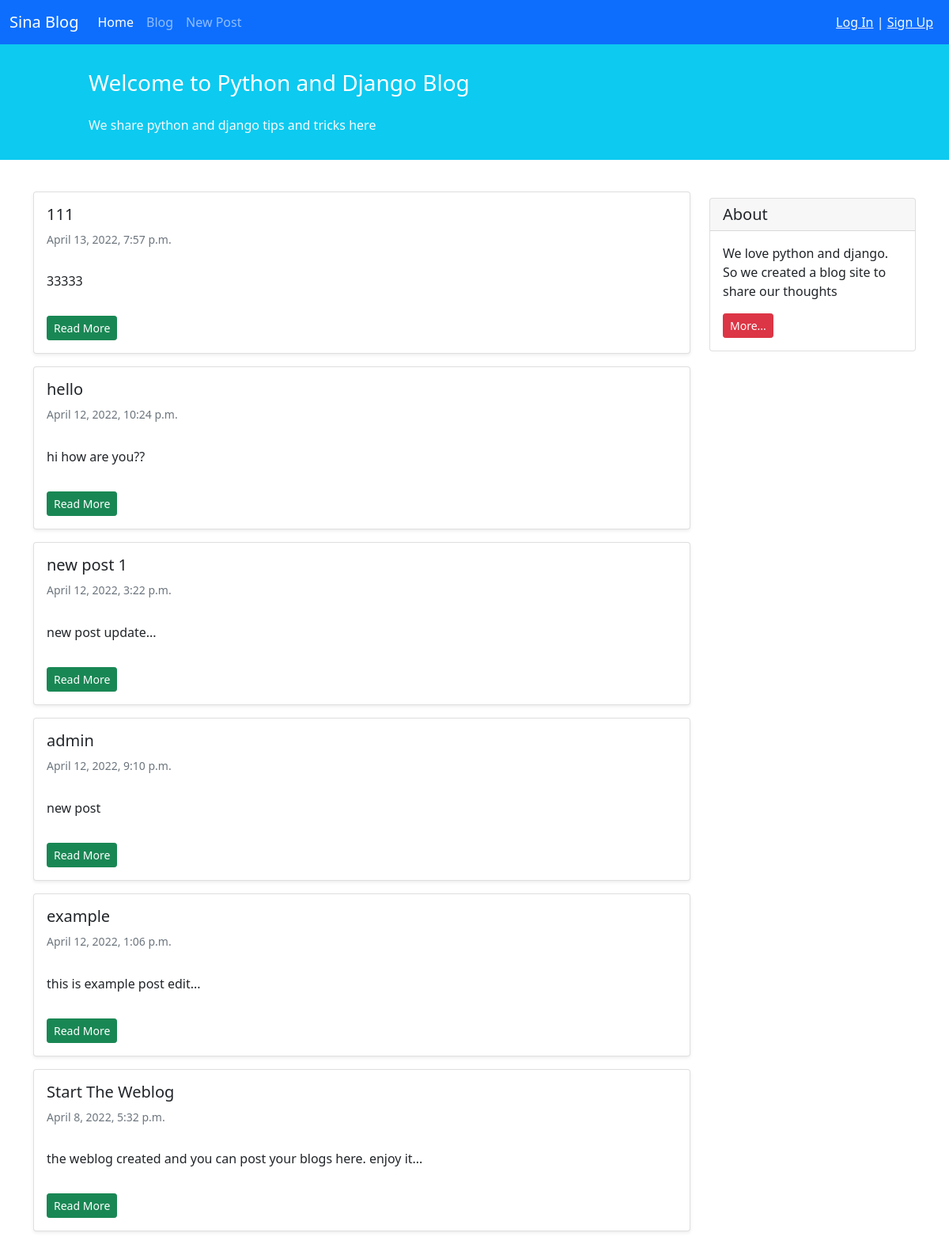
Screenshot of /blog/ with the database file from the repository.
### blog/models.py (models this page shows, shortened)
class BlogPost(models.Model):
    STATUS_CHOICES = (
        ('pub', 'Published'),
        ('drf', 'Draft')
    )
    title = models.CharField(max_length=100)
    text = models.TextField()
    author = models.ForeignKey('auth.User', on_delete=models.CASCADE)
    datetime_created = models.DateTimeField(auto_now_add=True)
    datetime_modified = models.DateTimeField(auto_now=True)
    status = models.CharField(choices=STATUS_CHOICES, max_length=3)

### blog/views.py (the view)
# urls.py: path('', views.PostListView.as_view(), name='post_list'),
class PostListView(generic.ListView):
    template_name = 'blog/post_list.html'
    context_object_name = 'posts_list'
    def get_queryset(self):
        return BlogPost.objects.filter(status='pub').order_by('-datetime_modified')

### blog/templates/blog/post_list.html (shortened to what this page needs)
{% extends '_base.html' %}
{% block content %}
    <div class="container mt-4">
        <div class="row">
            <div class="col-9">
                {% for post in posts_list %}
                    <div class="card shadow-sm my-3">
                        <div class="card-body">
                            <h5 class="card-title">{{ post.title }}</h5>
                            <h6 class="card-subtitle mb-2 text-muted small py-2">{{ post.datetime_created }}</h6>
                            <p class="card-text py-3">
                                {{ post.text }}
                            </p>
                            <a href="{% url 'post_detail' post.id %}" class="btn btn-sm btn-success">Read More</a>
                        </div>
                    </div>
                {% endfor %}
            </div>
            <div class="col-3">
                <div class="card my-4">
                    <h5 class="card-header">About</h5>
                    <div class="card-body">
                        <p class="card-text">We love python and django. So we created a blog site to share our
                            thoughts</p>
                        <a href="#"
                           class="btn btn-sm btn-danger">
                            More...
                        </a>
                    </div>
                </div>
            </div>
        </div>
    </div>
{% endblock %}

### templates/_base.html (shortened to what this page needs)
<!doctype html>
<html lang="en">
<head>
    <link href="https://cdn.jsdelivr.net/npm/bootstrap@5.1.3/dist/css/bootstrap.min.css" rel="stylesheet"
>
</head>
<body>
    <nav class="navbar navbar-expand-lg navbar-dark bg-primary">
        <div class="container-fluid">
            <a class="navbar-brand" href="#">Sina Blog</a>
            <div class="collapse navbar-collapse" id="navbarNavAltMarkup">
                <div class="navbar-nav">
                    <a class="nav-link active" aria-current="page" href="#">Home</a>
                    <a class="nav-link" href="{% url 'post_list' %}">Blog</a>
                    <a class="nav-link" href="{% url 'post_create' %}">New Post</a>
                </div>
            </div>
            <div class="mx-2 text-white">
                {% if user.is_authenticated %}
                    Welcome {{ user.username }} | <a class="text-light" href="{% url 'logout' %}">LogOut</a>
                {% else %}
                    <a href="{% url 'login' %}" class="text-light"> Log In</a> | <a href="{% url 'signup' %}" class="text-light">Sign Up</a>
                {% endif %}
            </div>
        </div>
    </nav>
    <div class="container-fluid bg-info">
        <div class="row py-3">
            <div class="col-md-8 col-md-10 mx-auto">
                <h3 class="my-4 mt-3 text-white">Welcome to Python and Django Blog</h3>
                <p class="text-light">We share python and django tips and tricks here</p>
            </div>
        </div>
    </div>
    {% block content %}
    {% endblock %}
</body>
</html>

### rows the page displays
BlogPost: title "111", datetime_created "April 13, 2022, 7:57 p.m.", text "33333"
BlogPost: title "hello", datetime_created "April 12, 2022, 10:24 p.m.", text "hi how are you??"
BlogPost: title "new post 1", datetime_created "April 12, 2022, 3:22 p.m.", text "new post update..."
BlogPost: title "admin", datetime_created "April 12, 2022, 9:10 p.m.", text "new post"
BlogPost: title "example", datetime_created "April 12, 2022, 1:06 p.m.", text "this is example post edit..."
BlogPost: title "Start The Weblog", datetime_created "April 8, 2022, 5:32 p.m.", text "the weblog created and you can post your blogs here. enjoy it..."
